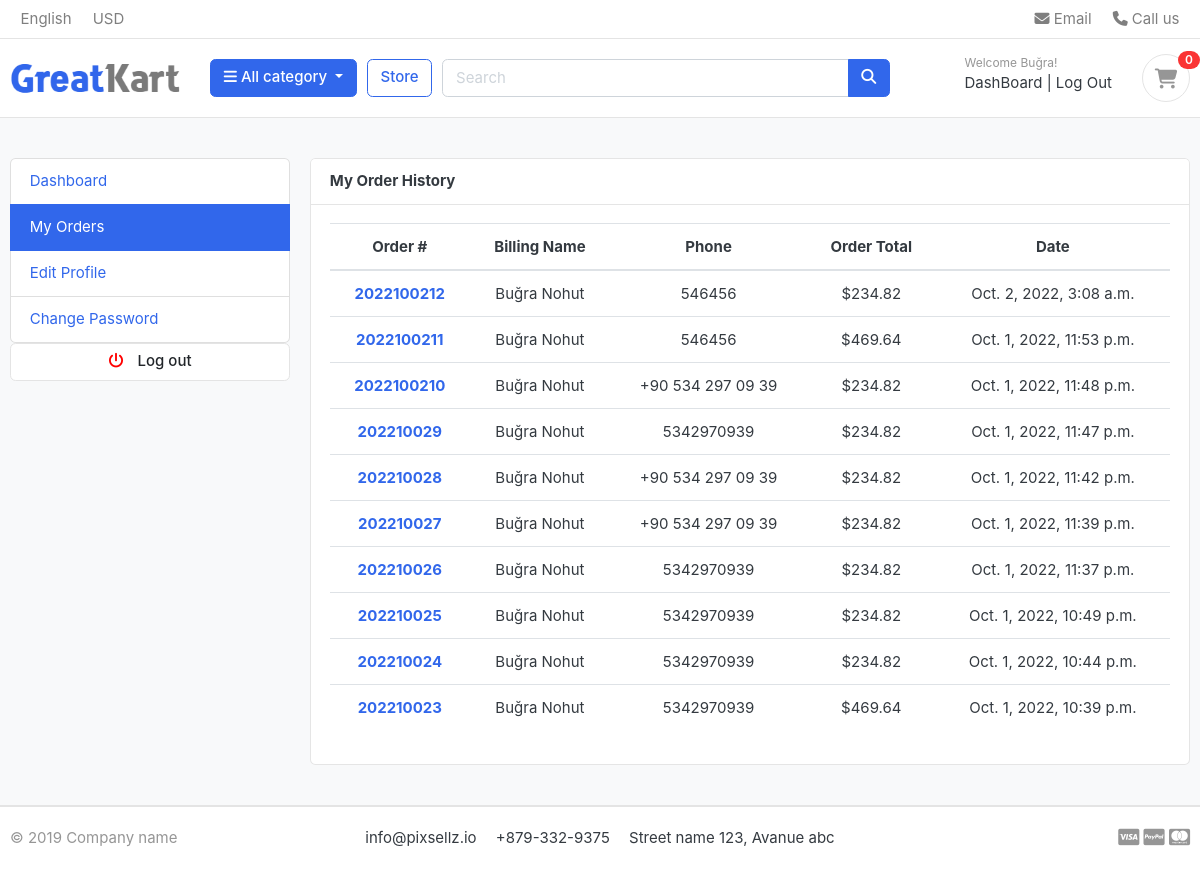
/accounts/my_orders/ (signed in), run on the app's committed database.
### accounts/models.py (models this page shows, shortened)
class Account(AbstractBaseUser):
    first_name      = models.CharField(max_length=50)
    last_name       = models.CharField(max_length=50)
    username        = models.CharField(max_length=50, unique=True)
    email           = models.EmailField(max_length=100, unique=True)
    phone_number    = models.CharField(max_length=50)
    date_joined     = models.DateTimeField(auto_now_add=True)
    last_login      = models.DateTimeField(auto_now_add=True)
    is_admin        = models.BooleanField(default=False)
    is_staff        = models.BooleanField(default=False)
    is_active       = models.BooleanField(default=False)
    is_superadmin   = models.BooleanField(default=False)
    USERNAME_FIELD = 'email'
    REQUIRED_FIELDS = ['username', 'first_name', 'last_name']
    objects = MyAccountManager()

### orders/models.py (models this page shows, shortened)
class Order(models.Model):
    STATUS = {
        ('New', 'New'),
        ('Accepted', 'Accepted'),
        ('Completed', 'Completed'),
        ('Cancelled', 'Cancelled'),
    }
    user = models.ForeignKey(Account, on_delete=models.SET_NULL, null=True)
    payment = models.ForeignKey(Payment, on_delete=models.SET_NULL, null=True, blank=True)
    order_number = models.CharField(max_length=20, null=True)
    first_name = models.CharField(max_length=50)
    last_name = models.CharField(max_length=50)
    phone = models.CharField(max_length=50)
    email = models.EmailField(max_length=50)
    address_line_1 = models.CharField(max_length=50)
    address_line_2 = models.CharField(max_length=50, blank=True)
    country = models.CharField(max_length=25)
    state = models.CharField(max_length=25)
    city = models.CharField(max_length=25)
    order_total = models.FloatField()
    tax = models.FloatField()
    status = models.CharField(max_length=10, choices=STATUS, default='New')
    ip = models.CharField(blank=True, max_length=20)
    order_note = models.CharField(max_length=200, blank=True)
    is_ordered = models.BooleanField(default=False)
    created_at = models.DateTimeField(auto_now_add=True)
    updated_at = models.DateTimeField(auto_now=True)
    def full_name(self):
        return f'{self.first_name} {self.last_name}'

### accounts/views.py (the view)
# urls.py: path('my_orders/', views.my_orders, name="my_orders"),
@login_required(login_url='login')
def my_orders(request):
    orders = Order.objects.filter(user=request.user, is_ordered=True).order_by('-created_at')
    context = {
        'orders': orders
    }
    return render(request, 'accounts/my_orders.html', context)

### carts/context_processors.py (called while the page is built)
def counter(request):
    cart_count = 0
    if 'admin' in request.path:
        return {}
    else:
        try:
            cart = Cart.objects.filter(cart_id=_cart_id(request))
            if request.user.is_authenticated:
                cart_items = CartItem.objects.all().filter(user=request.user)
            else:
                cart_items = CartItem.objects.all().filter(cart=cart[:1])
            for cart_item in cart_items:
                cart_count += cart_item.quantity
        except Cart.DoesNotExist:
            cart_count = 0
    return dict(cart_count=cart_count)

### carts/views.py (called while the page is built)
def _cart_id(request):
    cart = request.session.session_key
    if not cart:
        cart = request.session.create()
    return cart

### category/context_processors.py (called while the page is built)
def menu_links(request):
    links = Category.objects.all()
    return dict(links=links)

### category/models.py (called while the page is built)
    def get_url(self):
        return reverse('products_by_category', args=[self.slug])

### templates/accounts/my_orders.html
{% extends 'base.html' %}
{% load static %}
{% block content %}
<section class="section-conten padding-y bg">
<div class="container">
	<div class="row">
	{% include 'includes/_dashboard_sidebar.html' %}
	<main class="col-md-9">
		<article class="card">
		<header class="card-header">
			<strong class="d-inline-block mr-3">My Order History</strong>
		</header>
		<div class="card-body text-center">
			<div class="row">
				<div class="col-md-12">
					<table class="table table-hover">
					  <thead>
						<tr>
						  <th scope="col">Order #</th>
						  <th scope="col">Billing Name</th>
						  <th scope="col">Phone</th>
						  <th scope="col">Order Total</th>
						  <th scope="col">Date</th>
						</tr>
					  </thead>
					  <tbody>
					  {% for order in orders %}
						<tr>
						  <th scope="row"><a href="{% url 'order_detail' order.order_number %}">{{order.order_number}}</a></th>
						  <td>{{order.full_name}}</td>
						  <td>{{order.phone}}</td>
						  <td>${{order.order_total}}</td>
						  <td>{{order.created_at}}</td>
						</tr>
					  {% endfor %}
					  </tbody>
					</table>
				</div>
			</div>
		</div>
		</article>
	</main>
</div>
</div>
</section>
{% endblock %}

### templates/base.html (shortened to what this page needs)
{% load static %}
<!DOCTYPE HTML>
<html lang="en">
<head>
<link href="{% static 'css/bootstrap.css'%}" rel="stylesheet" type="text/css"/>
<link href="{% static 'fonts/fontawesome/css/all.min.css'%}" type="text/css" rel="stylesheet">
<link href="{% static 'css/ui.css'%}" rel="stylesheet" type="text/css"/>
<link href="{% static 'css/responsive.css'%}" rel="stylesheet" media="only screen and (max-width: 1200px)" />
<link href="{% static 'css/custom.css'%}" rel="stylesheet" type="text/css"/>
</head>
<body>
  <header class="section-header">
  {% include 'includes/_navbar.html' %}
  <section class="header-main border-bottom">
  	<div class="container">
  <div class="row align-items-center">
  	<div class="col-lg-2 col-md-3 col-6">
  		<a href="/" class="brand-wrap">
  			<img class="logo" src="{% static './images/logo.png' %}">
  		</a>
  	</div>
  	<div class="col-lg col-sm col-md col-6 flex-grow-0">
  		<div class="category-wrap dropdown d-inline-block float-right">
  			<button type="button" class="btn btn-primary dropdown-toggle" data-toggle="dropdown">
  				<i class="fa fa-bars"></i> All category
  			</button>
  		</div>
  	</div>
  	<a href="{% url 'store' %}" class="btn btn-outline-primary">Store</a>
  	<div class="col-lg  col-md-6 col-sm-12 col">
  		<form action="{% url 'search' %}" class="search" method="GET">
  			<div class="input-group w-100">
  			    <input type="text" class="form-control" style="width:60%;" placeholder="Search" name="keyword">
  			    <div class="input-group-append">
  			      <button class="btn btn-primary" type="submit">
  			        <i class="fa fa-search"></i>
  			      </button>
  			    </div>
  		    </div>
  		</form>
  	</div>
  	<div class="col-lg-3 col-sm-6 col-8 order-2 order-lg-3">
  				<div class="d-flex justify-content-end mb-3 mb-lg-0">
  					<div class="widget-header">
						{% if user.is_authenticated %}
						<small class="title text-muted">Welcome {{user.first_name | capfirst}}!</small>
						<div>
							<a href="{% url 'dashboard' %}"> DashBoard</a><span class="dark-transp"> | </span>
  							<a href="{% url 'logout' %}">Log Out</a>
  						</div>
						{% else %}
  						<small class="title text-muted">Welcome Guest!</small>
						<div>
  							<a href="{% url 'login' %}">Sign in</a> <span class="dark-transp"> | </span>
  							<a href="{% url 'register' %}"> Register</a>
  						</div>
						{% endif %}
  					</div>
  					<a href="{% url 'cart' %}" class="widget-header pl-3 ml-3">
  						<div class="icon icon-sm rounded-circle border"><i class="fa fa-shopping-cart"></i></div>
  						<span class="badge badge-pill badge-danger notify">{{cart_count}}</span>
  					</a>
  				</div>
  			</div>
  </div>
  	</div>
  </section>
  </header>
{% block content %} {% endblock %}
{% include 'includes/_footer.html' %}

### static/css/ui.css (style rules this page uses)
html { font-family: "Inter", sans-serif; font-size: 15px; }
.icon-xs, .icon-sm, .icon-md, .icon-lg { display: inline-block; text-align: center; flex-shrink: 0; flex-grow: 0; }
.icon-sm { width: 48px; height: 48px; line-height: 48px !important; font-size: 20px; }
.padding-y { padding-top: 40px; padding-bottom: 40px; }
article:after, .form-group:after { display: block; clear: both; content: ""; }
.bg { background-color: #f8f9fa; }
.header-main { position: relative; padding-top: 1rem; padding-bottom: 1rem; }
.brand-wrap .logo, .navbar-brand .logo { margin-right: 7px; max-height: 42px; display: inline-block; }
.widget-header { display: inline-block; vertical-align: middle; position: relative; }
.widget-header a { color: #343a40; }
.widget-header i { color: #969696; }
.widget-header .title { display: block; }
.widget-header .notify { position: absolute; top: -3px; right: -10px; }
.notify { position: absolute; top: -4px; right: -10px; display: inline-block; padding: 0.25em 0.6em; font-size: 12px; line-height: 1; text-align: center; border-radius: 3rem; color: #fff; background-color: #fa3434; }

### data on the page
Account: first_name "Buğra"
Order: order_number "2022100212", full_name "Buğra Nohut", phone "546456", order_total "234.82", created_at "Oct. 2, 2022, 3:08 a.m."
Order: order_number "2022100211", full_name "Buğra Nohut", phone "546456", order_total "469.64", created_at "Oct. 1, 2022, 11:53 p.m."
Order: order_number "2022100210", full_name "Buğra Nohut", phone "+90 534 297 09 39", order_total "234.82", created_at "Oct. 1, 2022, 11:48 p.m."
Order: order_number "202210029", full_name "Buğra Nohut", phone "5342970939", order_total "234.82", created_at "Oct. 1, 2022, 11:47 p.m."
Order: order_number "202210028", full_name "Buğra Nohut", phone "+90 534 297 09 39", order_total "234.82", created_at "Oct. 1, 2022, 11:42 p.m."
Order: order_number "202210027", full_name "Buğra Nohut", phone "+90 534 297 09 39", order_total "234.82", created_at "Oct. 1, 2022, 11:39 p.m."
Order: order_number "202210026", full_name "Buğra Nohut", phone "5342970939", order_total "234.82", created_at "Oct. 1, 2022, 11:37 p.m."
Order: order_number "202210025", full_name "Buğra Nohut", phone "5342970939", order_total "234.82", created_at "Oct. 1, 2022, 10:49 p.m."
Order: order_number "202210024", full_name "Buğra Nohut", phone "5342970939", order_total "234.82", created_at "Oct. 1, 2022, 10:44 p.m."
Order: order_number "202210023", full_name "Buğra Nohut", phone "5342970939", order_total "469.64", created_at "Oct. 1, 2022, 10:39 p.m."

### other printed values
{{ cart_count }} "0"
